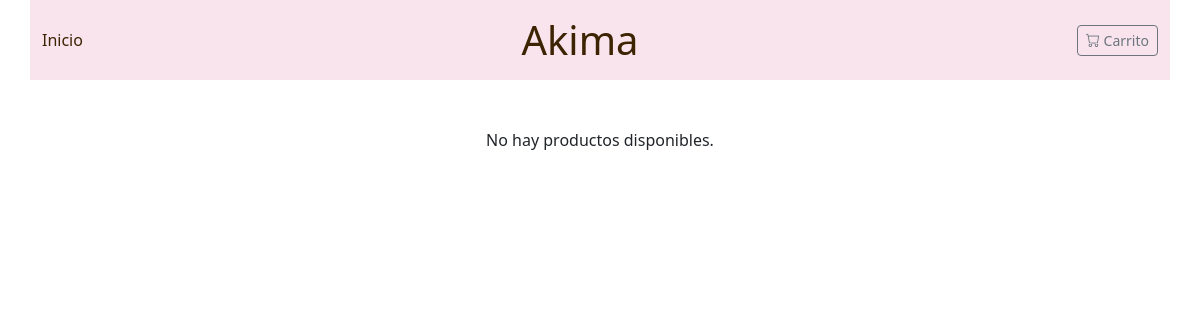
The app's page /, older data.
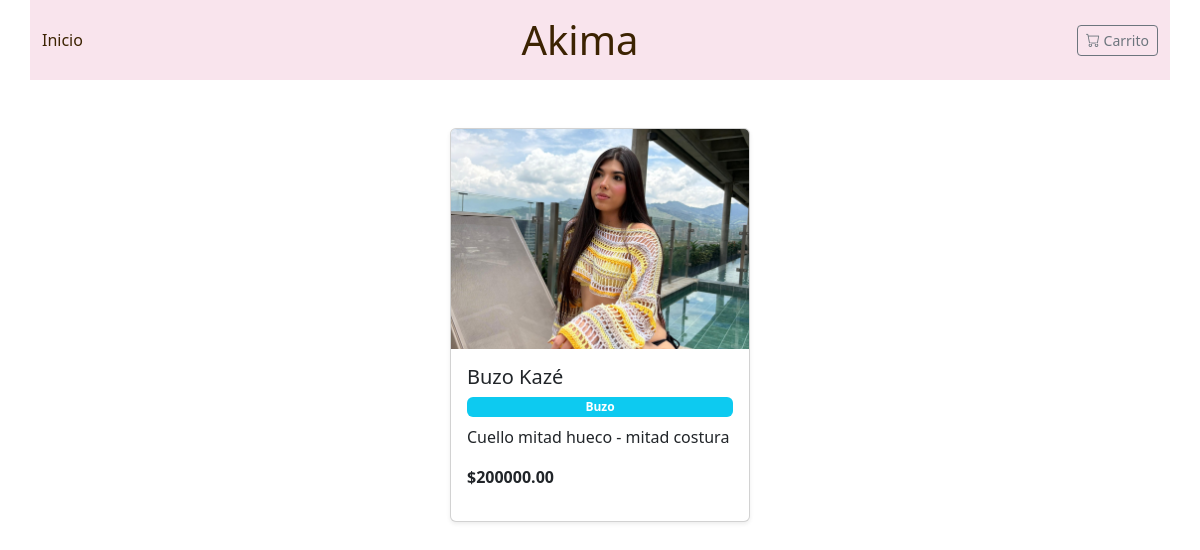
The same page, newer data.
### crochet/models.py (models this page shows, shortened)
class Product(models.Model):
    CATEGORIES = [
        ('Bikini', 'Bikini'),
        ('Top', 'Top'),
        ('Falda', 'Falda'),
        ('Buzo', 'Buzo'),
        ('Vestido', 'Vestido'),
        ('Short', 'Short'),
        ('Set', 'Set'),
        ('Accesorio', 'Accesorio'),
        ('Pantalón', 'Pantalón'),
        ('Camisa', 'Camisa'),
        ('Otro', 'Otro'),
    ]
    category = models.CharField('Category', max_length=20, choices=CATEGORIES)
    name = models.CharField('Name', max_length=150)
    description = models.TextField('Description')
    price = models.DecimalField('Price', max_digits=10, decimal_places=2, validators=[MinValueValidator(Decimal('0.00'))])
    stock = models.IntegerField('Stock', default=0, validators=[MinValueValidator(0)])
    manufacturing_time = models.IntegerField('Manufacturing Time (hours)', validators=[MinValueValidator(0)])
    active = models.BooleanField('Active', default=True)
    manufacturing_guide = models.FileField(upload_to='guias/fabricacion/', blank=True, null=True)
    size_guide = models.ImageField(upload_to='guias/tallas/', blank=True, null=True)
    class Meta:
        db_table = 'product'

class ProductImage(models.Model):
    id_product = models.ForeignKey(
        Product,
        on_delete=models.CASCADE,
        verbose_name='Product',
        related_name='images'
    )
    url_image = models.ImageField('Image', upload_to='products/')
    class Meta:
        db_table = 'product_image'

### crochet/views.py (the view)
# urls.py: 2. Add a URL to urlpatterns:  path('', views.home, name='home')
def home(request):
    products = Product.objects.filter(active=True)
    return render(request, 'home.html', {'products': products})

### crochet/templates/home.html (shortened to what this page needs)
{% extends 'header.html' %}
{% block content %}
<div class="container mt-5">
  <div class="d-flex flex-wrap justify-content-center gap-4">
    {% for product in products %}
      <div class="mb-4 d-flex">
          <a href="{% url 'product_detail' product.id %}"
            class="text-decoration-none text-dark">
          <div class="card shadow-sm h-100"
               style="width: 300px; cursor: pointer; transition: 0.2s;">
            {% with img=product.images.first %}
              {% if img %}
                <img src="{{ img.url_image.url }}"
                     class="card-img-top"
                     alt="{{ product.name }}"
                     style="height: 220px; object-fit: cover;">
              {% else %}
                <div class="d-flex align-items-center justify-content-center bg-light"
                     style="height: 220px;">
                  <span class="text-muted">Sin imagen</span>
                </div>
              {% endif %}
            {% endwith %}
            <div class="card-body d-flex flex-column">
              <h5 class="card-title">{{ product.name }}</h5>
              <span class="badge bg-info mb-2">{{ product.category }}</span>
              <p class="card-text">
                {{ product.description|truncatewords:20 }}
              </p>
              <p class="fw-bold mt-auto">
                ${{ product.price }}
              </p>
            </div>
          </div>
        </a>
      </div>
    {% empty %}
      <p class="text-center">No hay productos disponibles.</p>
    {% endfor %}
  </div>
</div>
{% endblock %}

Row changes from the older to the newer data that the page shows:
added Product: images.first.url_image (picture), name "Buzo Kazé", category "Buzo", description "Cuello mitad hueco - mitad costura", price "200000.00"
Text that changed along with them:
text no longer shown: "No hay productos disponibles."
